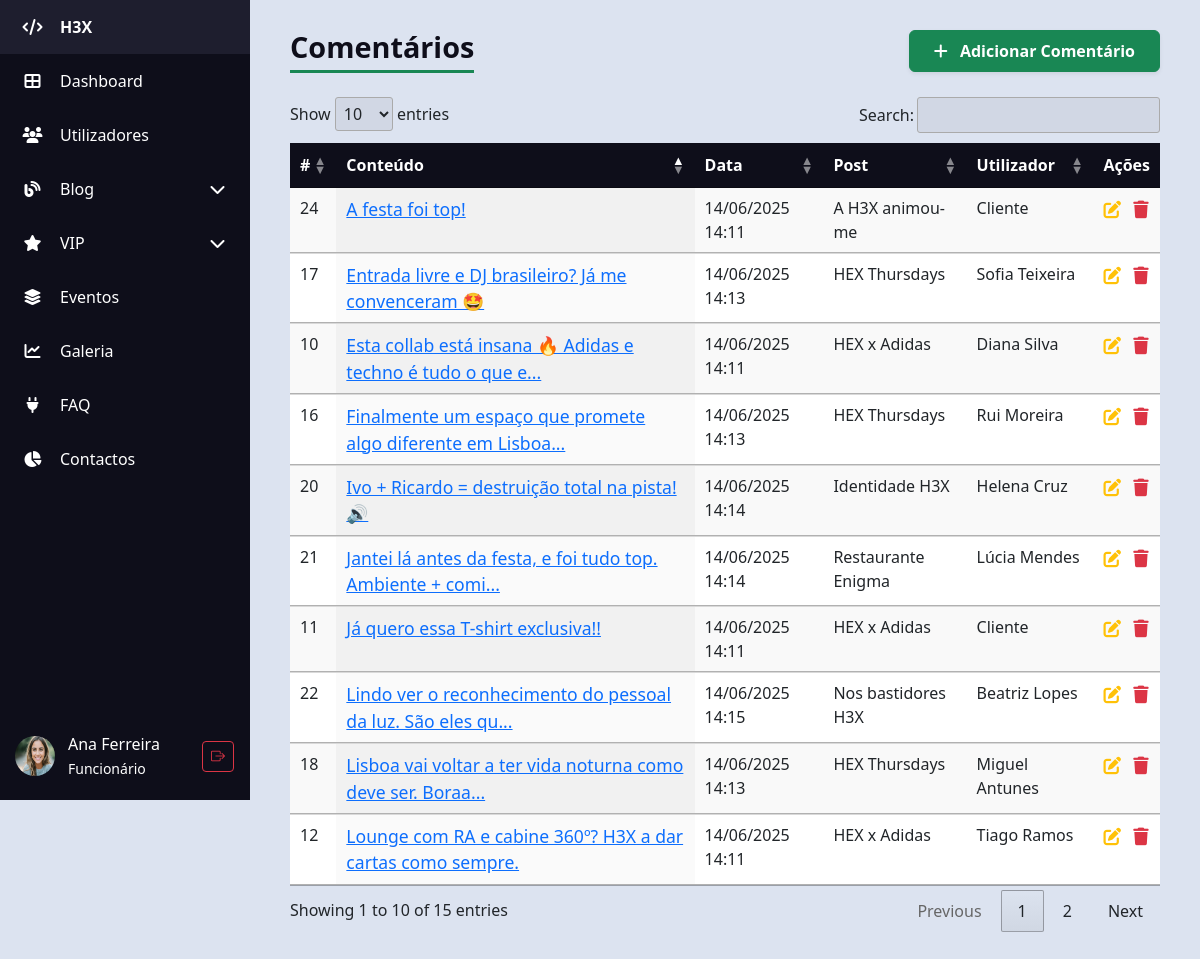
Screenshot of /H3X/admin/admin_comentarios.php (signed in) with the database file from the repository.
### tables this page shows
CREATE TABLE IF NOT EXISTS `comentarios` (
  `id` int unsigned NOT NULL AUTO_INCREMENT,
  `conteudo` text NOT NULL,
  `data_criacao` datetime DEFAULT CURRENT_TIMESTAMP,
  `id_post` int unsigned NOT NULL,
  `id_utilizador` int unsigned NOT NULL,
  PRIMARY KEY (`id`),
  KEY `id_post` (`id_post`),
  KEY `id_utilizador` (`id_utilizador`),
  CONSTRAINT `comentarios_ibfk_1` FOREIGN KEY (`id_post`) REFERENCES `posts` (`id`),
  CONSTRAINT `comentarios_ibfk_2` FOREIGN KEY (`id_utilizador`) REFERENCES `utilizadores` (`id`)
);

CREATE TABLE IF NOT EXISTS `posts` (
  `id` int unsigned NOT NULL AUTO_INCREMENT,
  `titulo` varchar(50) NOT NULL,
  `conteudo` text NOT NULL,
  `data_criacao` datetime DEFAULT CURRENT_TIMESTAMP,
  `aprovado` tinyint(1) DEFAULT '0',
  `id_utilizador` int unsigned NOT NULL,
  `id_categoria` int unsigned NOT NULL,
  `imagem` varchar(255) DEFAULT NULL,
  PRIMARY KEY (`id`),
  KEY `id_utilizador` (`id_utilizador`),
  KEY `id_categoria` (`id_categoria`),
  CONSTRAINT `posts_ibfk_1` FOREIGN KEY (`id_utilizador`) REFERENCES `utilizadores` (`id`),
  CONSTRAINT `posts_ibfk_2` FOREIGN KEY (`id_categoria`) REFERENCES `categorias_posts` (`id`)
);

CREATE TABLE IF NOT EXISTS `utilizadores` (
  `id` int unsigned NOT NULL AUTO_INCREMENT,
  `nome` varchar(100) NOT NULL,
  `email` varchar(100) NOT NULL,
  `telefone` varchar(9) NOT NULL,
  `pass` varchar(255) NOT NULL,
  `data_nascimento` date NOT NULL,
  `tipo` enum('c','f','a') NOT NULL DEFAULT 'c',
  `estado` enum('a','d') NOT NULL DEFAULT 'd',
  `ultima_atividade` timestamp NULL DEFAULT CURRENT_TIMESTAMP ON UPDATE CURRENT_TIMESTAMP,
  `foto` varchar(255) DEFAULT NULL,
  PRIMARY KEY (`id`),
  UNIQUE KEY `email` (`email`)
);

### H3X/admin/admin_comentarios.php (the view, shortened to what this page needs)
<?php
require_once "../db_config.php";
?>
<?php require 'partials/header.php'; ?>
<body>
    <div class="d-flex">
        <?php require 'partials/sidebar.php'; ?>
        <div class="content">
            <div class="d-flex justify-content-between align-items-center mb-4">
                <h1 class="table-title m-0">Comentários</h1>
                <div>
                    <a href="admin_comentarios_create.php" class="btn btn-success shadow-sm px-4 py-2 fw-semibold">
                        <i class="fas fa-plus me-2"></i> Adicionar Comentário
                    </a>
                </div>
            </div>
            <?php
            $sql = "SELECT
                        c.id, c.conteudo, c.data_criacao,
                        p.titulo AS titulo_post,
                        u.nome AS nome_utilizador
                    FROM comentarios c
                    LEFT JOIN posts p ON c.id_post = p.id
                    LEFT JOIN utilizadores u ON c.id_utilizador = u.id
                    ORDER BY c.data_criacao DESC";
            $result = $conn->query($sql);
            ?>
            <?php if ($result && $result->num_rows > 0): ?>
                <table id="comentariosTable" class="display table table-striped table-hover" style="width:100%">
                    <thead>
                        <tr>
                            <th>#</th>
                            <th>Conteúdo</th>
                            <th>Data</th>
                            <th>Post</th>
                            <th>Utilizador</th>
                            <th>Ações</th>
                        </tr>
                    </thead>
                    <tbody>
                        <?php while ($comentario = $result->fetch_object()):
                            $id = $comentario->id;
                            $conteudo_resumido = mb_strimwidth($comentario->conteudo, 0, 60, '...');
                            ?>
                            <tr>
                                <td><?= $id ?></td>
                                <td>
                                    <a href="#" data-bs-toggle="modal" data-bs-target="#conteudoModal<?= $id ?>">
                                        <?= trim($conteudo_resumido) ?>
                                    </a>
                                </td>
                                <td><?= date('d/m/Y H:i', strtotime($comentario->data_criacao)) ?></td>
                                <td><?= trim($comentario->titulo_post ?? 'Desconhecido') ?></td>
                                <td><?= trim($comentario->nome_utilizador ?? 'Anónimo') ?></td>
                                <td>
                                    <a href="admin_comentarios_edit.php?id=<?= urlencode($id) ?>" title="Editar"><i
                                            class="fas fa-pen-to-square text-warning"></i></a>
                                    <a href="#" data-bs-toggle="modal" data-bs-target="#deleteModal<?= $id ?>" title="Apagar"
                                        class="ms-2">
                                        <i class="fas fa-trash text-danger"></i>
                                    </a>
                                </td>
                            </tr>
                        <?php endwhile; ?>
                    </tbody>
                </table>
            <?php else: ?>
                <p class="alert alert-warning">Sem comentários encontrados.</p>
            <?php endif; ?>
        </div>
    </div>
    <?php
    require 'partials/footer.php'; ?>
</body>
</html>

### H3X/admin/css/style.css (style rules this page uses)
body { background-color: #dce3f0; margin: 0; font-family: "Segoe UI", sans-serif; }
.content { margin-left: 80px; padding: 30px 40px; flex: 1; transition: margin-left 0.3s ease; }
table.dataTable thead th { background-color: #0e0e1a; color: white; cursor: pointer; }
h1.table-title { color: #0e0e1a; margin-bottom: 20px; font-weight: 700; border-bottom: 3px solid #198754; display: inline-block; padding-bottom: 5px; font-size: 1.8rem; }
td a { font-size: 1.1rem; transition: color 0.3s ease; }
table.dataTable thead > tr > th.sorting:before, table.dataTable thead > tr > th.sorting:after, table.dataTable thead > tr > th.sorting_asc:before, table.dataTable thead > tr > th.sorting_asc:after, table.dataTable thead > tr > th.sorting_desc:before, table.dataTable thead > tr > th.sorting_desc:after, table.dataTable thead > tr > th.sorting_asc_disabled:before, table.dataTable thead > tr > th.sorting_asc_disabled:after, table.dataTable thead > tr > th.sorting_desc_disabled:before, table.dataTable thead > tr > th.sorting_desc_disabled:after, table.dataTable thead > tr > td.sorting:before, table.dataTable thead > tr > td.sorting:after, table.dataTable thead > tr > td.sorting_asc:before, table.dataTable thead > tr > td.sorting_asc:after, table.dataTable thead > tr > td.sorting_desc:before, table.dataTable thead > tr > td.sorting_desc:after, table.dataTable thead > tr > td.sorting_asc_disabled:before, table.dataTable thead > tr > td.sorting_asc_disabled:after, table.dataTable thead > tr > td.sorting_desc_disabled:before, table.dataTable thead > tr > td.sorting_desc_disabled:after { opacity: 0.5; }
table.dataTable thead > tr > th.sorting_asc:before, table.dataTable thead > tr > th.sorting_desc:after, table.dataTable thead > tr > td.sorting_asc:before, table.dataTable thead > tr > td.sorting_desc:after { opacity: 1; }

### rows the page displays
comentarios: id "22", conteudo "Lindo ver o reconhecimento do pessoal da luz. São eles qu...", data_criacao "14/06/2025 14:15", id_post.titulo "Nos bastidores H3X", id_utilizador.nome "Beatriz Lopes"
comentarios: id "21", conteudo "Jantei lá antes da festa, e foi tudo top. Ambiente + comi...", data_criacao "14/06/2025 14:14", id_post.titulo "Restaurante Enigma", id_utilizador.nome "Lúcia Mendes"
comentarios: id "20", conteudo "Ivo + Ricardo = destruição total na pista! 🔊", data_criacao "14/06/2025 14:14", id_post.titulo "Identidade H3X", id_utilizador.nome "Helena Cruz"
comentarios: id "18", conteudo "Lisboa vai voltar a ter vida noturna como deve ser. Boraa...", data_criacao "14/06/2025 14:13", id_post.titulo "HEX Thursdays", id_utilizador.nome "Miguel Antunes"
comentarios: id "17", conteudo "Entrada livre e DJ brasileiro? Já me convenceram 🤩", data_criacao "14/06/2025 14:13", id_post.titulo "HEX Thursdays", id_utilizador.nome "Sofia Teixeira"
comentarios: id "16", conteudo "Finalmente um espaço que promete algo diferente em Lisboa...", data_criacao "14/06/2025 14:13", id_post.titulo "HEX Thursdays", id_utilizador.nome "Rui Moreira"
comentarios: id "12", conteudo "Lounge com RA e cabine 360º? H3X a dar cartas como sempre.", data_criacao "14/06/2025 14:11", id_post.titulo "HEX x Adidas", id_utilizador.nome "Tiago Ramos"
comentarios: id "11", conteudo "Já quero essa T-shirt exclusiva!!", data_criacao "14/06/2025 14:11", id_post.titulo "HEX x Adidas", id_utilizador.nome "Cliente"
comentarios: id "24", conteudo "A festa foi top!", data_criacao "14/06/2025 14:11", id_post.titulo "A H3X animou-me", id_utilizador.nome "Cliente"
comentarios: id "10", conteudo "Esta collab está insana 🔥 Adidas e techno é tudo o que e...", data_criacao "14/06/2025 14:11", id_post.titulo "HEX x Adidas", id_utilizador.nome "Diana Silva"

### other values shown
$nomeUtilizador "Ana Ferreira"
$tipoLabel "Funcionário"
